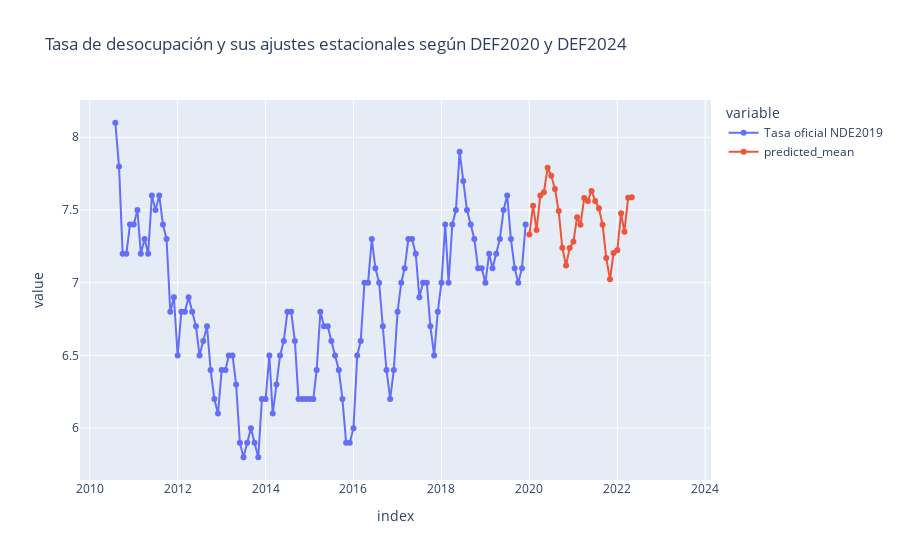
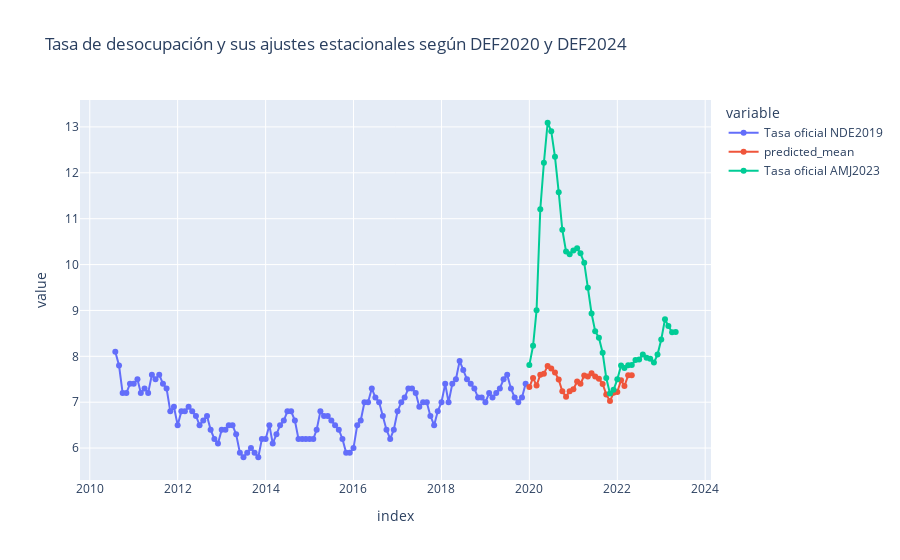
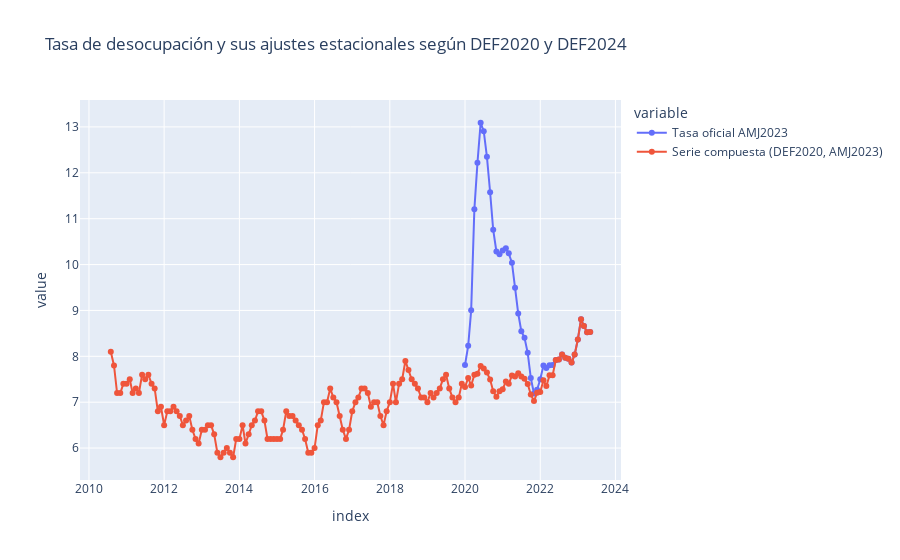
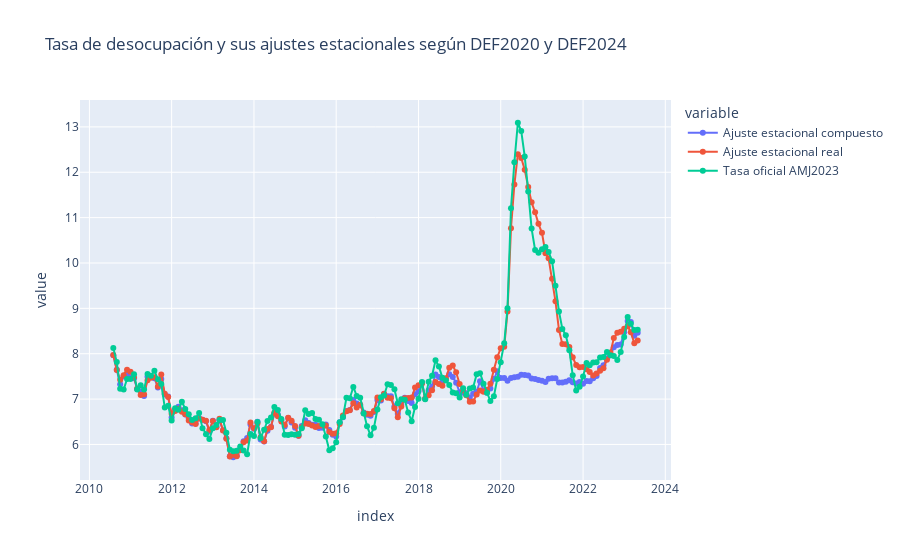

Here is the notebook cell these charts were saved with, in order:
### Code cell
composed_adjustment(data)

### Figure 1 — Plotly figure (JSON) as saved in the notebook; plotly's stock layout.template omitted (floating-point values rounded to 4 significant figures; data arrays with more than 128 entries replaced by an {"elided": "..."} marker saying what was removed)
{"data": [{"hovertemplate": "variable=Tasa oficial NDE2019<br>index=%{x}<br>value=%{y}<extra></extra>", "legendgroup": "Tasa oficial NDE2019", "line": {"color": "#636efa", "dash": "solid"}, "marker": {"symbol": "circle"}, "mode": "lines+markers", "name": "Tasa oficial NDE2019", "orientation": "v", "showlegend": true, "type": "scatter", "x": {"elided": "154 str values"}, "xaxis": "x", "y": {"elided": "154 float values"}, "yaxis": "y"}, {"hovertemplate": "variable=predicted_mean<br>index=%{x}<br>value=%{y}<extra></extra>", "legendgroup": "predicted_mean", "line": {"color": "#EF553B", "dash": "solid"}, "marker": {"symbol": "circle"}, "mode": "lines+markers", "name": "predicted_mean", "orientation": "v", "showlegend": true, "type": "scatter", "x": {"elided": "154 str values"}, "xaxis": "x", "y": {"elided": "154 float values"}, "yaxis": "y"}], "layout": {"legend": {"title": {"text": "variable"}, "tracegroupgap": 0}, "title": {"text": "Tasa de desocupación y sus ajustes estacionales según DEF2020 y DEF2024"}, "xaxis": {"anchor": "y", "domain": [0, 1], "title": {"text": "index"}}, "yaxis": {"anchor": "x", "domain": [0, 1], "title": {"text": "value"}}}}

### Figure 2 — Plotly figure (JSON) as saved in the notebook; plotly's stock layout.template omitted (floating-point values rounded to 4 significant figures; data arrays with more than 128 entries replaced by an {"elided": "..."} marker saying what was removed)
{"data": [{"hovertemplate": "variable=Tasa oficial NDE2019<br>index=%{x}<br>value=%{y}<extra></extra>", "legendgroup": "Tasa oficial NDE2019", "line": {"color": "#636efa", "dash": "solid"}, "marker": {"symbol": "circle"}, "mode": "lines+markers", "name": "Tasa oficial NDE2019", "orientation": "v", "showlegend": true, "type": "scatter", "x": {"elided": "154 str values"}, "xaxis": "x", "y": {"elided": "154 float values"}, "yaxis": "y"}, {"hovertemplate": "variable=predicted_mean<br>index=%{x}<br>value=%{y}<extra></extra>", "legendgroup": "predicted_mean", "line": {"color": "#EF553B", "dash": "solid"}, "marker": {"symbol": "circle"}, "mode": "lines+markers", "name": "predicted_mean", "orientation": "v", "showlegend": true, "type": "scatter", "x": {"elided": "154 str values"}, "xaxis": "x", "y": {"elided": "154 float values"}, "yaxis": "y"}, {"hovertemplate": "variable=Tasa oficial AMJ2023<br>index=%{x}<br>value=%{y}<extra></extra>", "legendgroup": "Tasa oficial AMJ2023", "line": {"color": "#00cc96", "dash": "solid"}, "marker": {"symbol": "circle"}, "mode": "lines+markers", "name": "Tasa oficial AMJ2023", "orientation": "v", "showlegend": true, "type": "scatter", "x": {"elided": "154 str values"}, "xaxis": "x", "y": {"elided": "154 float values"}, "yaxis": "y"}], "layout": {"legend": {"title": {"text": "variable"}, "tracegroupgap": 0}, "title": {"text": "Tasa de desocupación y sus ajustes estacionales según DEF2020 y DEF2024"}, "xaxis": {"anchor": "y", "domain": [0, 1], "title": {"text": "index"}}, "yaxis": {"anchor": "x", "domain": [0, 1], "title": {"text": "value"}}}}

### Figure 3 — Plotly figure (JSON) as saved in the notebook; plotly's stock layout.template omitted (floating-point values rounded to 4 significant figures; data arrays with more than 128 entries replaced by an {"elided": "..."} marker saying what was removed)
{"data": [{"hovertemplate": "variable=Tasa oficial AMJ2023<br>index=%{x}<br>value=%{y}<extra></extra>", "legendgroup": "Tasa oficial AMJ2023", "line": {"color": "#636efa", "dash": "solid"}, "marker": {"symbol": "circle"}, "mode": "lines+markers", "name": "Tasa oficial AMJ2023", "orientation": "v", "showlegend": true, "type": "scatter", "x": {"elided": "154 str values"}, "xaxis": "x", "y": {"elided": "154 float values"}, "yaxis": "y"}, {"hovertemplate": "variable=Serie compuesta (DEF2020, AMJ2023)<br>index=%{x}<br>value=%{y}<extra></extra>", "legendgroup": "Serie compuesta (DEF2020, AMJ2023)", "line": {"color": "#EF553B", "dash": "solid"}, "marker": {"symbol": "circle"}, "mode": "lines+markers", "name": "Serie compuesta (DEF2020, AMJ2023)", "orientation": "v", "showlegend": true, "type": "scatter", "x": {"elided": "154 str values"}, "xaxis": "x", "y": {"elided": "154 float values"}, "yaxis": "y"}], "layout": {"legend": {"title": {"text": "variable"}, "tracegroupgap": 0}, "title": {"text": "Tasa de desocupación y sus ajustes estacionales según DEF2020 y DEF2024"}, "xaxis": {"anchor": "y", "domain": [0, 1], "title": {"text": "index"}}, "yaxis": {"anchor": "x", "domain": [0, 1], "title": {"text": "value"}}}}

### Figure 4 — Plotly figure (JSON) as saved in the notebook; plotly's stock layout.template omitted (floating-point values rounded to 4 significant figures; data arrays with more than 128 entries replaced by an {"elided": "..."} marker saying what was removed)
{"data": [{"hovertemplate": "variable=Ajuste estacional compuesto<br>index=%{x}<br>value=%{y}<extra></extra>", "legendgroup": "Ajuste estacional compuesto", "line": {"color": "#636efa", "dash": "solid"}, "marker": {"symbol": "circle"}, "mode": "lines+markers", "name": "Ajuste estacional compuesto", "orientation": "v", "showlegend": true, "type": "scatter", "x": {"elided": "154 str values"}, "xaxis": "x", "y": {"elided": "154 float values"}, "yaxis": "y"}, {"hovertemplate": "variable=Ajuste estacional real<br>index=%{x}<br>value=%{y}<extra></extra>", "legendgroup": "Ajuste estacional real", "line": {"color": "#EF553B", "dash": "solid"}, "marker": {"symbol": "circle"}, "mode": "lines+markers", "name": "Ajuste estacional real", "orientation": "v", "showlegend": true, "type": "scatter", "x": {"elided": "154 str values"}, "xaxis": "x", "y": {"elided": "154 float values"}, "yaxis": "y"}, {"hovertemplate": "variable=Tasa oficial AMJ2023<br>index=%{x}<br>value=%{y}<extra></extra>", "legendgroup": "Tasa oficial AMJ2023", "line": {"color": "#00cc96", "dash": "solid"}, "marker": {"symbol": "circle"}, "mode": "lines+markers", "name": "Tasa oficial AMJ2023", "orientation": "v", "showlegend": true, "type": "scatter", "x": {"elided": "154 str values"}, "xaxis": "x", "y": {"elided": "154 float values"}, "yaxis": "y"}], "layout": {"legend": {"title": {"text": "variable"}, "tracegroupgap": 0}, "title": {"text": "Tasa de desocupación y sus ajustes estacionales según DEF2020 y DEF2024"}, "xaxis": {"anchor": "y", "domain": [0, 1], "title": {"text": "index"}}, "yaxis": {"anchor": "x", "domain": [0, 1], "title": {"text": "value"}}}}
